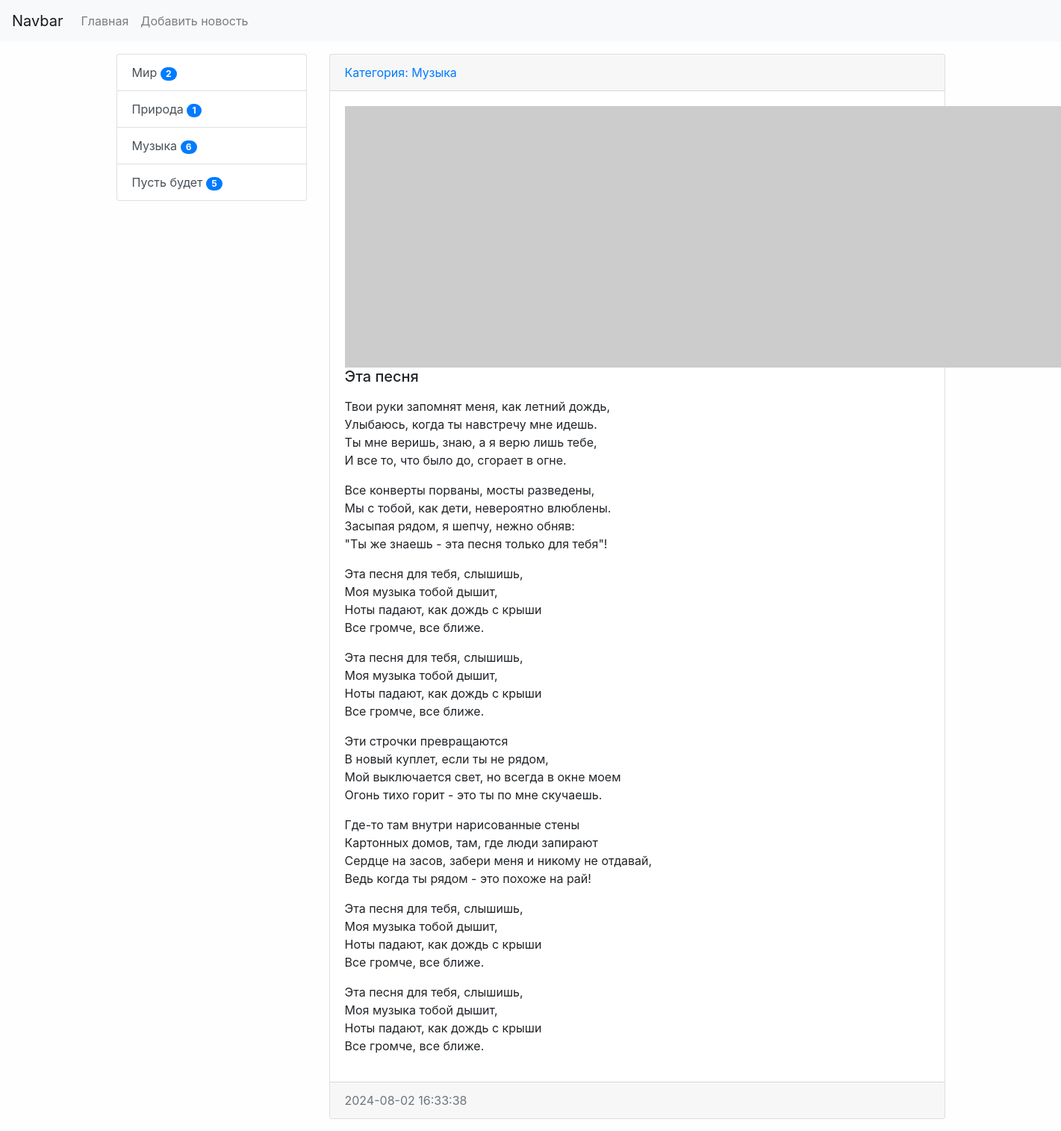
Screenshot of /news/8/ with the database file from the repository.
### news/models.py (models this page shows, shortened)
class Category(models.Model):
    title = models.CharField(max_length=125, db_index=True, verbose_name="Наименование категории")
    def get_absolute_url(self):
        return reverse('category', kwargs={'category_id': self.pk})
    def __str__(self):
        return self.title
    class Meta:
        verbose_name = "Категория"
        verbose_name_plural = "Категории"
        ordering = ['title']

class News(models.Model):
    title = models.CharField(max_length=120, verbose_name="Название новости")
    content = models.TextField(blank=True, verbose_name="Контент")
    created_at = models.DateTimeField(auto_now_add=True, verbose_name="Дата публикации")
    updated_at = models.DateTimeField(auto_now=True, verbose_name="Фото")
    photo = models.ImageField(upload_to='photos/%Y/%m/%d/', verbose_name="Фото", blank=True)
    is_published = models.BooleanField(default=False, verbose_name="Опубликованно")
    category = models.ForeignKey("Category", on_delete=models.PROTECT, verbose_name="Категория")
    views = models.IntegerField(default=0)
    class Meta:
        verbose_name = 'Новость'
        verbose_name_plural = 'Новости'
        ordering = ['-created_at', 'title']

### news/views.py (the view)
# urls.py: path('news/<int:pk>/', ViewNews.as_view(), name='view_news'),
class ViewNews(DetailView):
    model = News
    template_name = 'news/news_detail.html'
    context_object_name = 'news_item'

### news/templatetags/news_tags.py (called while the page is built)
@register.simple_tag(name='get_list_categories')
def get_categories():
    categories = Category.objects.all()
    return categories

@register.inclusion_tag('news/list_categories.html')
def show_categories():
    categories = (Category.objects
                  .annotate(cnt=Count('news'))
                  .filter(cnt__gt=0))
    print('\n\n', categories, '\n\n')
    return {
        'categories': categories}

### news/templates/news/news_detail.html (shortened to what this page needs)
{% extends 'base.html' %}
{% block sidebar %}
    {% include 'inc/_sidebar.html' %}
{% endblock %}
{% block content %}
    <div class="card mb-3">
        <div class="card-header">
            <a href={{ news_item.category.get_absolute_url }}>
                Категория: {{ news_item.category }}
        </div>
        <div class="card-body">
            {% if news_item.photo %}
            <img
                src="{{ item.photo.url }}"
                alt=""
                width="350"
                class="mr-3"
            />
            {% else %}
            <img
                src="https://picsum.photos/id/1060/350/235/?blur=2"
                alt=""
                class="mr-3 float-left"
            />
            {% endif %}
            <h5 class="card-title">{{ news_item.title }}</h5>
            <p class="card-text">
                {{ news_item.content|safe|linebreaks }}
            </p>
        </div>
        <div class="card-footer text-muted">
            {{ news_item.created_at|date:"Y-m-d H:i:s" }}
        </div>
    </div>
{% endblock %}

### news/templates/news/list_categories.html
<div class="list-group">
  {% for item in categories %}
      <a href="{{ item.get_absolute_url }}" class="list-group-item list-group-item-action">
            {{ item.title }}
            <span class="badge badge-primary badge-pill">{{ item.cnt }}</span>
      </a>
  {% endfor %}
</div>

### mysite/static/css/style.css (style rules this page uses)
body { background-color: #fefefe; }

### rows the page displays
Category: title "Мир", cnt "2"
Category: title "Природа", cnt "1"
Category: title "Музыка", cnt "6"
Category: title "Пусть будет", cnt "5"
News: category "Музыка", title "Эта песня", content "Твои руки запомнят меня, как летний дождь, Улыбаюсь, когда ты навстречу мне идешь. Ты мне веришь, знаю, а я верю лишь тебе, И все то, что было до, сгорает в огне. Все конверты порваны, мосты разведены, Мы с тобой, как дети, невероятно влюблены. Засыпая рядом, я шепчу, нежно обняв: \"Ты же знаешь - эта песня только для тебя\"! Эта песня для тебя, слышишь, Моя музыка тобой дышит, Ноты падают, как дождь с крыши Все громче, все ближе. Эта песня для тебя, слышишь, Моя музыка тобой дышит, Ноты падают, как дождь с крыши Все громче, все ближе. Эти строчки превращаются В новый куплет, если ты не рядом, Мой выключается свет, но всегда в окне моем Огонь тихо горит - это ты по мне скучаешь. Где-то там…", created_at "2024-08-02 16:33:38"
